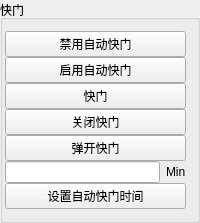
              <widget class="QGroupBox" name="groupBox_12">
               <property name="title">
                <string>快门</string>
               </property>
               <layout class="QHBoxLayout" name="horizontalLayout_18">
                <property name="leftMargin">
                 <number>2</number>
                </property>
                <item>
                 <layout class="QVBoxLayout" name="verticalLayout_16">
                  <property name="spacing">
                   <number>0</number>
                  </property>
                  <item>
                   <widget class="QPushButton" name="pushButton_35">
                    <property name="text">
                     <string>禁用自动快门</string>
                    </property>
                   </widget>
                  </item>
                  <item>
                   <widget class="QPushButton" name="pushButton_36">
                    <property name="text">
                     <string>启用自动快门</string>
                    </property>
                   </widget>
                  </item>
                  <item>
                   <widget class="QPushButton" name="pushButton_42">
                    <property name="text">
                     <string>快门</string>
                    </property>
                   </widget>
                  </item>
                  <item>
                   <widget class="QPushButton" name="pushButton_59">
                    <property name="text">
                     <string>关闭快门</string>
                    </property>
                   </widget>
                  </item>
                  <item>
                   <widget class="QPushButton" name="pushButton_60">
                    <property name="text">
                     <string>弹开快门</string>
                    </property>
                   </widget>
                  </item>
                  <item>
                   <layout class="QHBoxLayout" name="horizontalLayout_14">
                    <property name="spacing">
                     <number>6</number>
                    </property>
                    <item>
                     <widget class="QLineEdit" name="lineEdit_15"/>
                    </item>
                    <item>
                     <widget class="QLabel" name="label_27">
                      <property name="text">
                       <string>Min</string>
                      </property>
                     </widget>
                    </item>
                   </layout>
                  </item>
                  <item>
                   <widget class="QPushButton" name="pushButton_41">
                    <property name="text">
                     <string>设置自动快门时间</string>
                    </property>
                   </widget>
                  </item>
                 </layout>
                </item>
               </layout>
              </widget>
